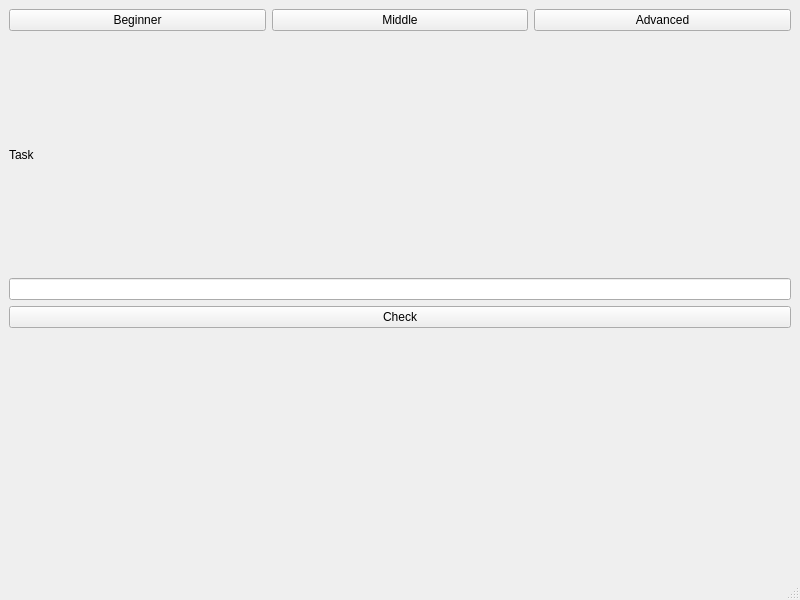
<?xml version="1.0" encoding="UTF-8"?>
<ui version="4.0">
 <class>MainWindow</class>
 <widget class="QMainWindow" name="MainWindow">
  <property name="geometry">
   <rect><x>0</x><y>0</y><width>800</width><height>600</height></rect>
  </property>
  <property name="windowTitle"><string>Mathe Trainer</string></property>
  <widget class="QWidget" name="centralwidget">
   <layout class="QVBoxLayout" name="verticalLayout">
    <item>
     <layout class="QHBoxLayout" name="difficultyLayout">
      <item><widget class="QPushButton" name="beginnerButton"><property name="text"><string>Beginner</string></property></widget></item>
      <item><widget class="QPushButton" name="middleButton"><property name="text"><string>Middle</string></property></widget></item>
      <item><widget class="QPushButton" name="advancedButton"><property name="text"><string>Advanced</string></property></widget></item>
     </layout>
    </item>
    <item><widget class="QLabel" name="taskLabel"><property name="text"><string>Task</string></property></widget></item>
    <item><widget class="QLineEdit" name="answerEdit"/></item>
    <item><widget class="QPushButton" name="checkButton"><property name="text"><string>Check</string></property></widget></item>
    <item><widget class="QLabel" name="feedbackLabel"><property name="text"><string/></property></widget></item>
   </layout>
  </widget>
  <widget class="QMenuBar" name="menubar">
   <property name="geometry"><rect><x>0</x><y>0</y><width>800</width><height>17</height></rect></property>
  </widget>
  <widget class="QStatusBar" name="statusbar"/>
 </widget>
 <resources/>
 <connections/>
</ui>
